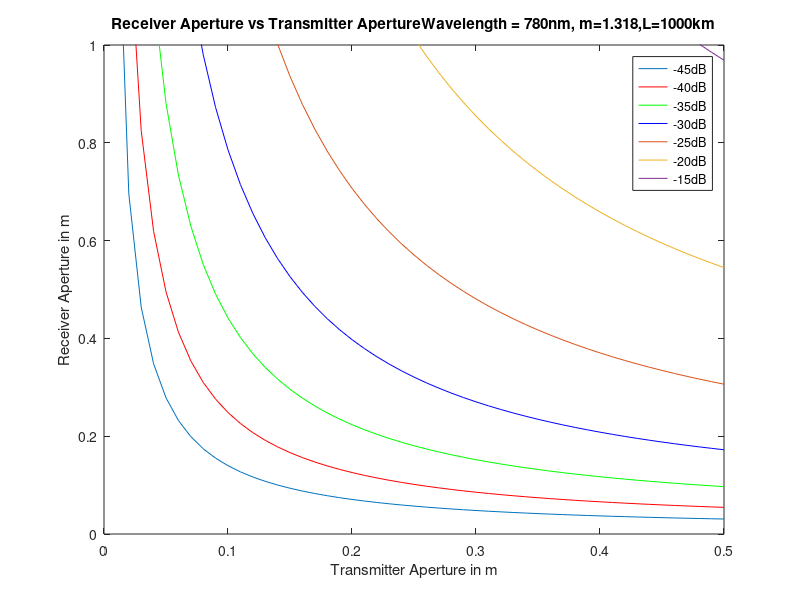

This figure's MATLAB source:
%Geometric Loss
%Graph 5 - Receiver Aperture v/s Transmitter Aperture for different losses
%at 1000km
%Case 1: -45dB
Dt = [0:0.01:0.5];
G = -45;
m = 1.3;
L = 1000*10^3;
lambda = 780*10^-9;
Dr = (10^(G/20) * (Dt.^2 + 2.44*m*L*lambda))./(Dt);
plot(Dt,Dr);
ylim([0 1]);
hold on
%Case 2: -40dB
Dt = [0:0.01:0.5];
G = -40;
m = 1.3;
L = 1000*10^3;
lambda = 780*10^-9;
Dr = (10^(G/20) * (Dt.^2 + 2.44*m*L*lambda))./(Dt);
plot(Dt,Dr,'r');
ylim([0 1]);
%Case 3: -35dB
Dt = [0:0.01:0.5];
G = -35;
m = 1.3;
L = 1000*10^3;
lambda = 780*10^-9;
Dr = (10^(G/20) * (Dt.^2 + 2.44*m*L*lambda))./(Dt);
plot(Dt,Dr,'g');
ylim([0 1]);
%Case 4: -30dB
Dt = [0:0.01:0.5];
G = -30;
m = 1.3;
L = 1000*10^3;
lambda = 780*10^-9;
Dr = (10^(G/20) * (Dt.^2 + 2.44*m*L*lambda))./(Dt);
plot(Dt,Dr,'b');
ylim([0 1]);
%Case 5: -25dB
Dt = [0:0.01:0.5];
G = -25;
m = 1.3;
L = 1000*10^3;
lambda = 780*10^-9;
Dr = (10^(G/20) * (Dt.^2 + 2.44*m*L*lambda))./(Dt);
plot(Dt,Dr);
ylim([0 1]);
%Case 6: -20 dB
Dt = [0:0.01:0.5];
G = -20;
m = 1.3;
L = 1000*10^3;
lambda = 780*10^-9;
Dr = (10^(G/20) * (Dt.^2 + 2.44*m*L*lambda))./(Dt);
plot(Dt,Dr);
ylim([0 1]);
%Case 7: -15dB
Dt = [0:0.01:0.5];
G = -15;
m = 1.3;
L = 1000*10^3;
lambda = 780*10^-9;
Dr = (10^(G/20) * (Dt.^2 + 2.44*m*L*lambda))./(Dt);
plot(Dt,Dr);
ylim([0 1]);
legend('-45dB','-40dB','-35dB','-30dB','-25dB','-20dB','-15dB');
xlabel('Transmitter Aperture in m');
ylabel('Receiver Aperture in m');
title(["Receiver Aperture vs Transmitter Aperture","Wavelength = 780nm, m=1.318,L=1000km"]);

hold off





